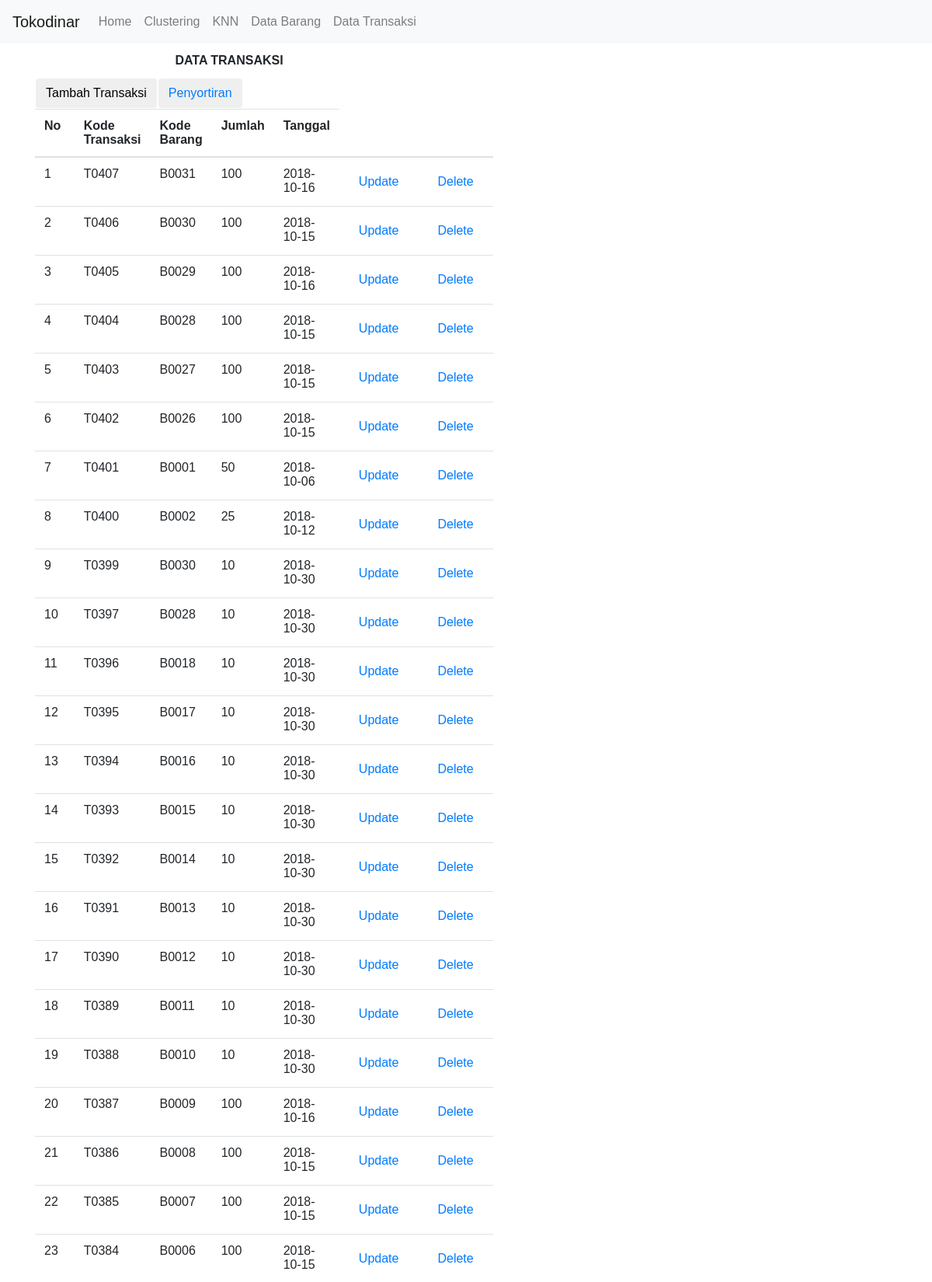
Page /cobatransaksi.php (upper part) on the committed database.
### tables this page shows
CREATE TABLE `transaksi` (
  `Id_transaksi` varchar(5) NOT NULL,
  `Id_barang` varchar(5) NOT NULL,
  `Jumlah` int(5) NOT NULL,
  `Tanggal_transaksi` date NOT NULL
);

### cobatransaksi.php (the view, shortened to what this page needs)
<?php
include('header.php');
?>
<?php
$db=mysql_query("select * FROM transaksi order by Id_transaksi desc");
?>
<div style="float:left;width:500px;">
	<div style="width:500px;text-align:center;font-weight:bold;padding:10px;">DATA TRANSAKSI</div>
<table>
<tr>
<th><button class="btn" id="myBtn">Tambah Transaksi</button></th>
<th><button class="btn"> <a href="filter.php">Penyortiran</a></button></th>
</tr>
</table>
	<?php include "cobatransaksitambah.php";?>
	<TABLE class="table" id="data">
		<tbody>
			<TR>
				<Th>No</Th>
				<Th>Kode Transaksi</Th>
				<Th>Kode Barang</Th>
				<Th>Jumlah</Th>
				<Th>Tanggal</Th>
			</TR>
		</tbody>
		<tbody>
		<?php if(mysql_num_rows($db)>0){ ?>
        <?php
            $no = 1;
            while($data = mysql_fetch_array($db)){
        ?>
			<TR>
				<TD><?php echo $no ?></TD>
				<TD><?php echo $data["Id_transaksi"]?> </TD>
				<TD><?php echo $data["Id_barang"]?> </TD>
				<TD><?php echo $data["Jumlah"]?> </TD>
				<TD><?php echo $data["Tanggal_transaksi"]?> </TD>
				<TD>
					<a
					href="cobatransaksiupdate.php?id_transaksi=<?php echo $data['Id_transaksi']?>" class="btn">Update</a>
				</TD>
				<TD>
					<a
					href="cobatransaksidelete.php?id_transaksi=<?php echo $data['Id_transaksi']?>" class="btn"
					onClick="return confirm('Apakah anda yakin akan menghapus data ini?')">Delete</a>
				</TD>
			</TR>
			<?php $no++; } ?>
			<?php } ?>
		</tbody>
	</TABLE>
<?php
include('footer.php');
?>

### header.php (style rules this page uses)
* { box-sizing:border-box }
body { font-family:Verdana,sans-serif;margin:0 }

### rows in the picture
transaksi: Id_transaksi "T0407", Id_barang "B0031", Jumlah "100", Tanggal_transaksi "2018-10-16"
transaksi: Id_transaksi "T0406", Id_barang "B0030", Jumlah "100", Tanggal_transaksi "2018-10-15"
transaksi: Id_transaksi "T0405", Id_barang "B0029", Jumlah "100", Tanggal_transaksi "2018-10-16"
transaksi: Id_transaksi "T0404", Id_barang "B0028", Jumlah "100", Tanggal_transaksi "2018-10-15"
transaksi: Id_transaksi "T0403", Id_barang "B0027", Jumlah "100", Tanggal_transaksi "2018-10-15"
transaksi: Id_transaksi "T0402", Id_barang "B0026", Jumlah "100", Tanggal_transaksi "2018-10-15"
transaksi: Id_transaksi "T0401", Id_barang "B0001", Jumlah "50", Tanggal_transaksi "2018-10-06"
transaksi: Id_transaksi "T0400", Id_barang "B0002", Jumlah "25", Tanggal_transaksi "2018-10-12"
transaksi: Id_transaksi "T0399", Id_barang "B0030", Jumlah "10", Tanggal_transaksi "2018-10-30"
transaksi: Id_transaksi "T0397", Id_barang "B0028", Jumlah "10", Tanggal_transaksi "2018-10-30"
transaksi: Id_transaksi "T0396", Id_barang "B0018", Jumlah "10", Tanggal_transaksi "2018-10-30"
transaksi: Id_transaksi "T0395", Id_barang "B0017", Jumlah "10", Tanggal_transaksi "2018-10-30"
transaksi: Id_transaksi "T0394", Id_barang "B0016", Jumlah "10", Tanggal_transaksi "2018-10-30"
transaksi: Id_transaksi "T0393", Id_barang "B0015", Jumlah "10", Tanggal_transaksi "2018-10-30"
transaksi: Id_transaksi "T0392", Id_barang "B0014", Jumlah "10", Tanggal_transaksi "2018-10-30"
transaksi: Id_transaksi "T0391", Id_barang "B0013", Jumlah "10", Tanggal_transaksi "2018-10-30"
transaksi: Id_transaksi "T0390", Id_barang "B0012", Jumlah "10", Tanggal_transaksi "2018-10-30"
transaksi: Id_transaksi "T0389", Id_barang "B0011", Jumlah "10", Tanggal_transaksi "2018-10-30"
transaksi: Id_transaksi "T0388", Id_barang "B0010", Jumlah "10", Tanggal_transaksi "2018-10-30"
transaksi: Id_transaksi "T0387", Id_barang "B0009", Jumlah "100", Tanggal_transaksi "2018-10-16"
transaksi: Id_transaksi "T0386", Id_barang "B0008", Jumlah "100", Tanggal_transaksi "2018-10-15"
transaksi: Id_transaksi "T0385", Id_barang "B0007", Jumlah "100", Tanggal_transaksi "2018-10-15"
transaksi: Id_transaksi "T0384", Id_barang "B0006", Jumlah "100", Tanggal_transaksi "2018-10-15"
